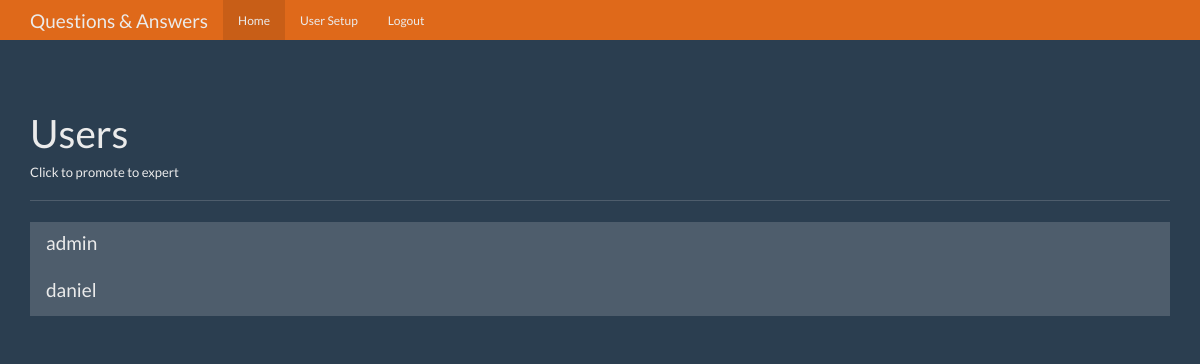
/users (signed in), run on an earlier commit of the app's database.
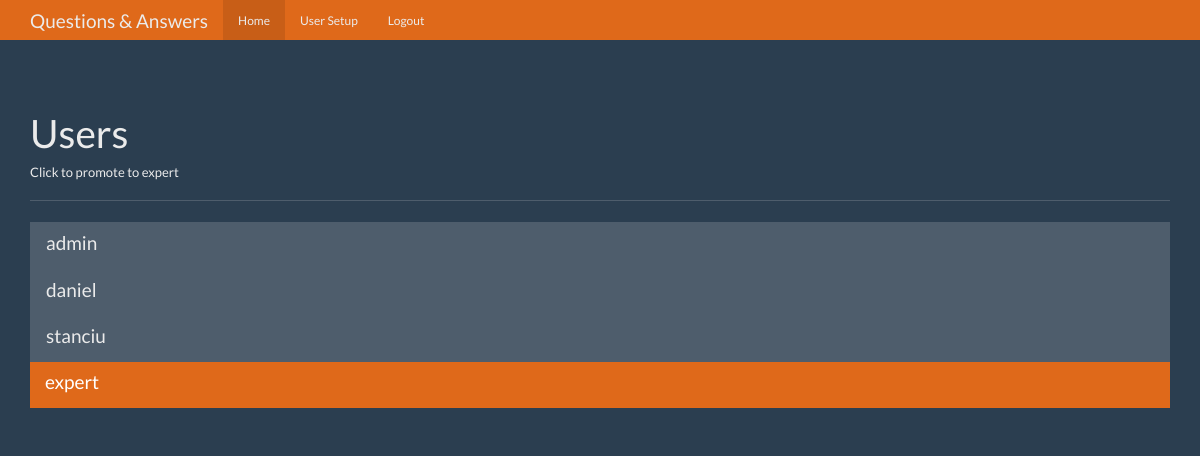
And on a later commit of the database.
### tables this page shows
CREATE TABLE users(
    id integer primary key autoincrement,
    name text not null,
    password text not null,
    expert boolean not null,
    admin boolean not null

);

### app.py (the view)
@app.route('/users')
def users():
    user = get_current_user()
    if not user:
        return redirect(url_for('login'))
    if user['admin'] == 0:
        return redirect(url_for('index'))
    db = get_db()
    users_cur = db.execute('select id, name, expert, admin from users')
    users_results = users_cur.fetchall()
    return render_template('users.html', user=user, users=users_results)

### app.py (called while the page is built)
def get_current_user():
    user_result = None
    if 'user' in session:
        user = session['user']
        db = get_db()
        user_cur = db.execute('select id, name, password, expert, admin from users where name = ?', [user])
        user_result = user_cur.fetchone()
    return user_result

### database.py (called while the page is built)
def connect_db():
    sql = sqlite3.connect('E:\Python\Flask Projects\QuestionsAndAnswers\questions.db')
    sql.row_factory = sqlite3.Row
    return sql

def get_db():
    if not hasattr(g, 'sqlite_db'):
        g.sqlite_db = connect_db()
    return g.sqlite_db

### templates/users.html (shortened to what this page needs)
{% from "show_links.html" import show_links %}
<!DOCTYPE html>
<html lang="en">
  <head>
    <link href="{{ url_for('static', filename='bootstrap.min.css') }}" rel="stylesheet">
    <link href="{{ url_for('static', filename='theme.css') }}" rel="stylesheet">
  </head>
  <body>
    <nav class="navbar navbar-inverse navbar-fixed-top">
      <div class="container">
        <div class="navbar-header">
          <a class="navbar-brand" href="#">Questions & Answers</a>
        </div>
        <div id="navbar" class="navbar-collapse collapse">
          <ul class="nav navbar-nav">
            {{ show_links(user) }}
        </div>
      </div>
    </nav>
    <div class="container theme-showcase" role="main">
      <div class="page-header">
        <h1>Users</h1>
        <h6>Click to promote to expert</h6>
      </div>
      <div class="row">
        <div class="col-lg-12">
          <div class="list-group">
            {% for user in users %}
            <a href="{{ url_for('promote', user_id=user['id']) }}" class="list-group-item {% if user['expert'] == 1 %} active {% endif %}">
              <h4 class="list-group-item-heading">{{ user['name'] }}</h4>
            </a>
            {% endfor %}
          </div>
        </div>
      </div>
    </div>
  </body>
</html>

What changed in the data, as far as the page shows it:
added users: name "stanciu"
added users: name "expert", expert True (drawn)
